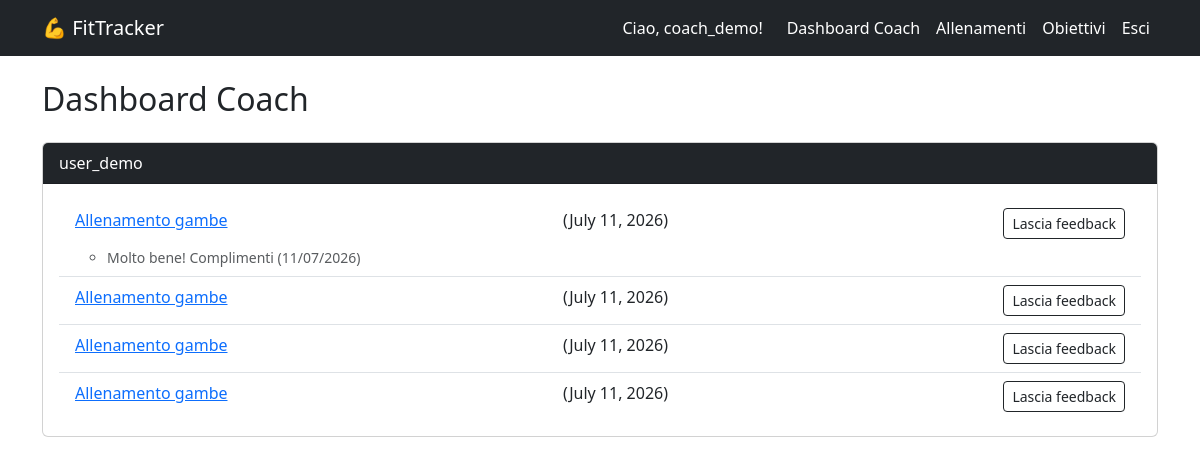
Page /coach/ (signed in) on the earlier database version.
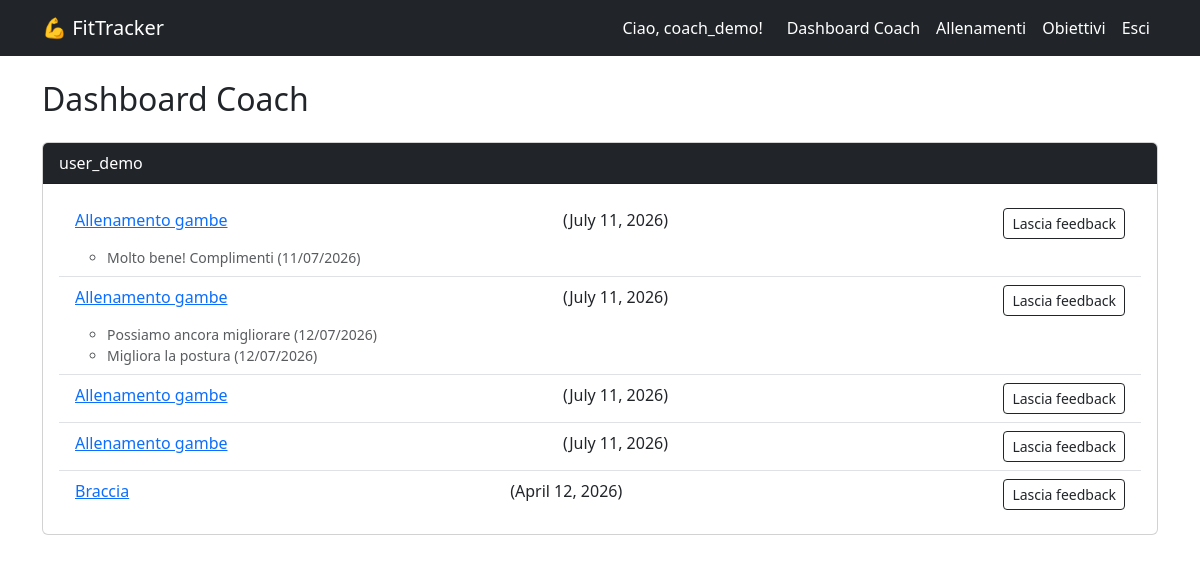
Same page on the later database version.
### accounts/models.py (models this page shows, shortened)
class CustomUser(AbstractUser):
    ROLE_CHOICES = (
        ('user', 'Utente'),
        ('coach', 'Coach'),
    )
    role = models.CharField(max_length = 10, choices = ROLE_CHOICES, default = 'user')
    bio = models.TextField(blank = True)
    birth_date = models.DateField(null = True, blank = True)
    groups = models.ManyToManyField (
        'auth.Group',
        related_name = 'customuser_set',
        blank = True
    )
    user_permissions = models.ManyToManyField (
        'auth.Permission',
        related_name = 'customuser_set',
        blank = True
    )

### workout/models.py (models this page shows, shortened)
class Workout(models.Model):
    user = models.ForeignKey(settings.AUTH_USER_MODEL, on_delete=models.CASCADE, related_name='workouts')
    title = models.CharField(max_length = 200)
    date = models.DateField()
    duration_minutes = models.PositiveIntegerField()
    notes = models.TextField(blank = True)

class Feedback(models.Model):
    workout = models.ForeignKey(Workout, on_delete = models.CASCADE, related_name = 'feedbacks')
    coach = models.ForeignKey(settings.AUTH_USER_MODEL, on_delete = models.CASCADE, related_name = 'given_feedbacks')
    comment = models.TextField()
    created_at = models.DateTimeField(auto_now_add = True)

### workout/views.py (the view)
# urls.py: path('coach/', views.coach_dashboard, name = 'coach_dashboard'),
@login_required
def coach_dashboard(request):
    if request.user.role != 'coach':
        raise PermissionDenied
    assignments = CoachAssignment.objects.filter(coach = request.user)
    athletes_data = []
    for assignment in assignments:
        workouts = Workout.objects.filter(user = assignment.athlete).order_by('-date')[:5].prefetch_related('feedbacks')
        athletes_data.append({'athlete': assignment.athlete, 'workouts': workouts})
    return render(request, 'workout/coach_dashboard.html', {'athletes_data': athletes_data})

### workout/templates/workout/coach_dashboard.html
{% extends 'workout/base.html' %}
{% block content %}
<h2 class = "mb-4">Dashboard Coach</h2>
{% for entry in athletes_data %}
    <div class = "card mb-3">
        <div class = "card-header bg-dark text-white">{{ entry.athlete.username }}</div>
        <div class = "card-body">
            {% if entry.workouts %}
                <ul class = "list-group list-group-flush">
                    {% for workout in entry.workouts %}
                        <li class = "list-group-item">
                            <div class = "d-flex justify-content-between">
                                <a href = "{% url 'workout_detail' workout.pk %}">{{ workout.title }}</a> ({{ workout.date }})
                                <a href = "{% url 'give_feedback' workout.pk %}" class = "btn btn-sm btn-outline-dark">Lascia feedback</a>
                            </div>
                            {% if workout.feedbacks.all %}
                                 <ul class = "small text-muted mt-2 mb-0">
                                    {% for fb in workout.feedbacks.all %}
                                        <li>{{ fb.comment }} <span class = "text-muted">({{ fb.created_at|date:"d/m/Y" }})</span></li>
                                    {% endfor %}
                                </ul>
                            {% endif %}
                        </li>
                    {% endfor %}
                </ul>
            {% else %}
                <p class = "text-muted">Nessun allenamento registrato.</p>
            {% endif %}
        </div>
    </div>
{% empty %}
    <p class = "text-muted">Non hai ancora atleti assegnati.</p>
{% endfor %}
{% endblock %}

### workout/templates/workout/base.html (shortened to what this page needs)
<!DOCTYPE html>
<html lang = "it">
<head>
    <link href = "https://cdn.jsdelivr.net/npm/bootstrap@5.3.0/dist/css/bootstrap.min.css" rel = "stylesheet">
</head>
<body>
<nav class = "navbar navbar-expand-lg navbar-dark bg-dark">
    <div class = " container">
        <a class = "navbar-brand" href="{% url 'home' %}">💪 FitTracker</a>
        <div class = "navbar-nav ms-auto">
            {% if user.is_authenticated %}
                <span class = "navbar-text text-white me-3"> Ciao, {{ user.username }}! </span>
                {% if user.role == 'coach' %}
                    <a class="nav-link text-white" href="{% url 'coach_dashboard' %}"> Dashboard Coach </a>
                {% endif %}
                <a class = "nav-link text-white" href = "{% url 'workout_list' %}"> Allenamenti </a>
                <a class = "nav-link text-white" href = "{% url 'goal_list' %}"> Obiettivi </a>
                <a class = "nav-link text-white" href = "{% url 'logout' %}"> Esci </a>
            {% else %}
                <a class = "nav-link text-white" href = "{% url 'login' %}"> Accedi </a>
                <a class = "nav-link text-white" href = "{% url 'register' %}" > Registrati </a>
            {% endif %}
        </div>
    </div>
</nav>
<div class = "container mt-4">
    {% block content %}{% endblock %}
</div>
</body>
</html>

Differences in the rows shown:
added Feedback: comment "Possiamo ancora migliorare", created_at "12/07/2026", shown under Workout (number 2 of 5 on the later page)
added Feedback: comment "Migliora la postura", created_at "12/07/2026", shown under Workout (number 2 of 5 on the later page)
added Workout: title "Braccia", date "April 12, 2026", shown under CustomUser "user_demo"
